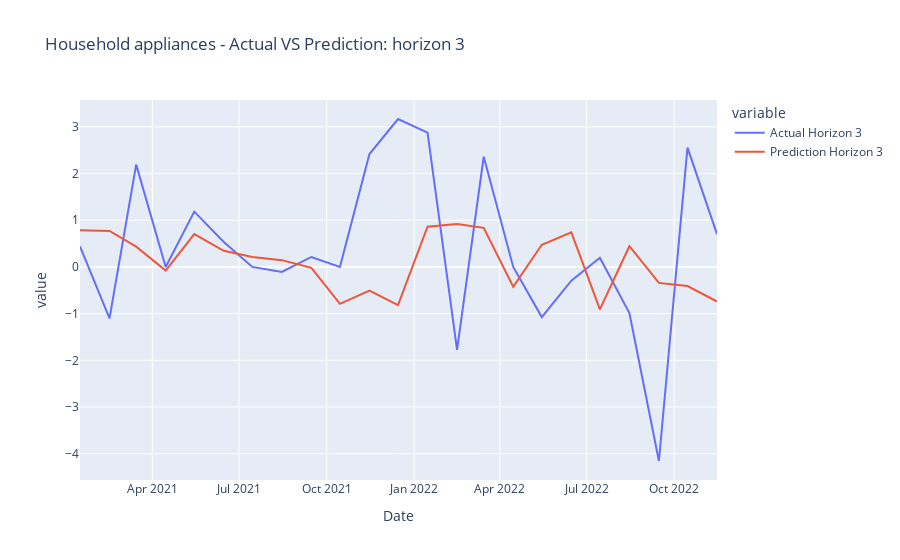
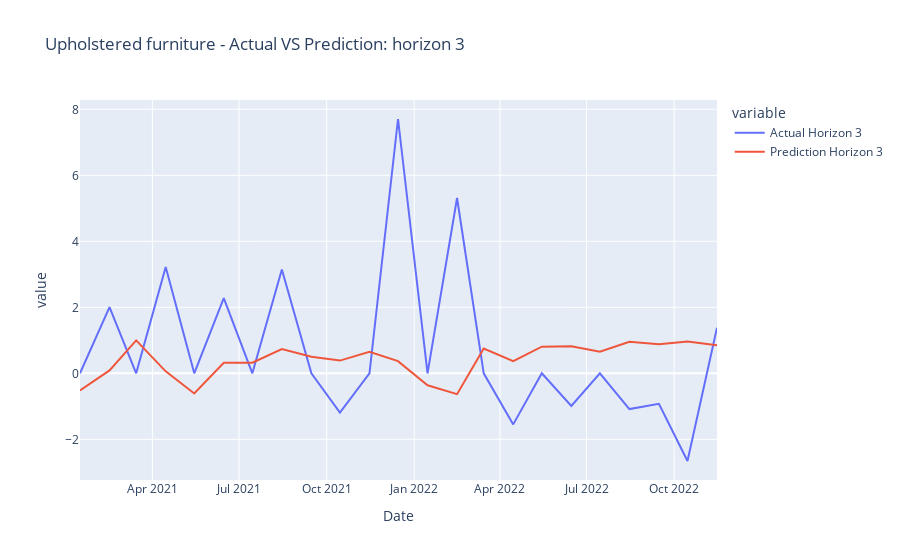
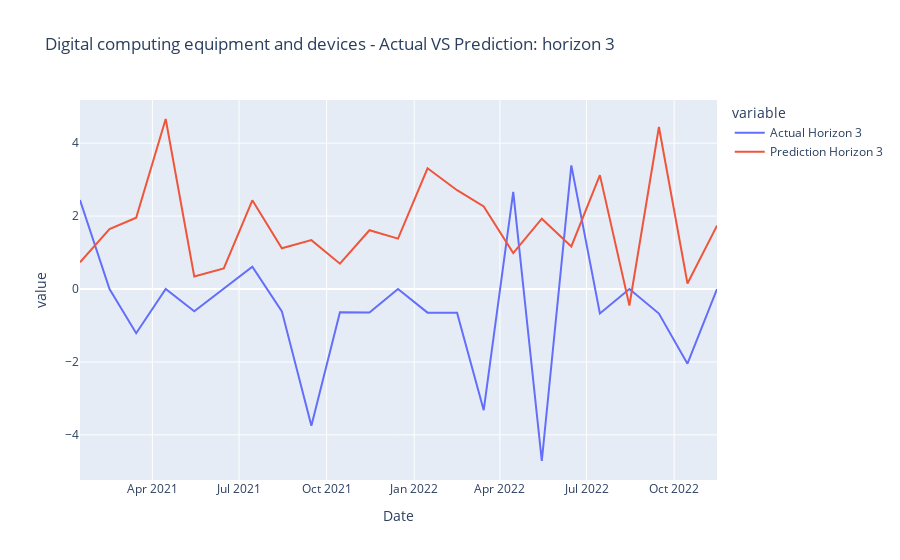
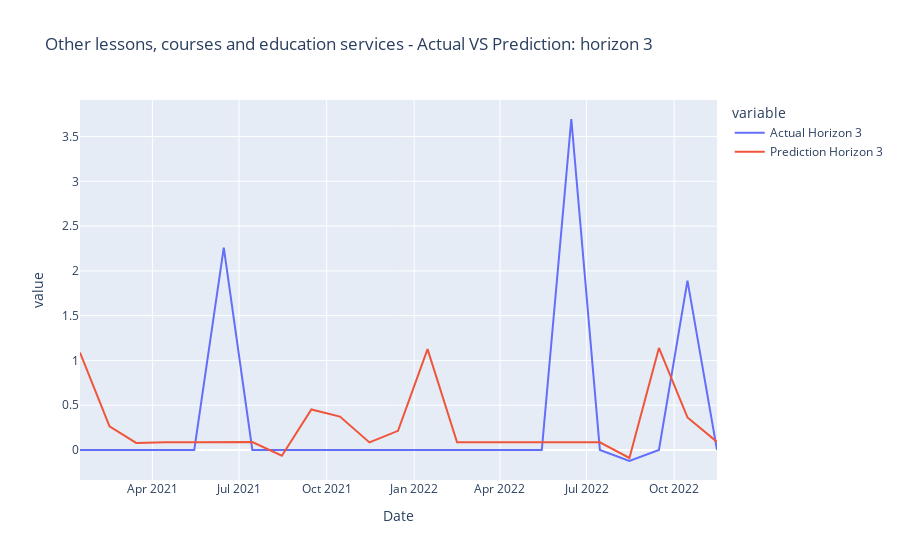

These figures' notebook cell, in order:
### Code cell
#categories = list(all_data_test_dict_hor_3.keys())
plot_results_horizon(all_data_test_dict_hor_3, categories, 3)

### Figure 1 — Plotly figure (JSON) as saved in the notebook; plotly's stock layout.template omitted (floating-point values rounded to 4 significant figures)
{"data": [{"hovertemplate": "variable=Actual Horizon 3<br>Date=%{x}<br>value=%{y}<extra></extra>", "legendgroup": "Actual Horizon 3", "line": {"color": "#636efa", "dash": "solid"}, "marker": {"symbol": "circle"}, "mode": "lines", "name": "Actual Horizon 3", "orientation": "v", "showlegend": true, "type": "scatter", "x": ["2021-01-15", "2021-02-15", "2021-03-15", "2021-04-15", "2021-05-15", "2021-06-15", "2021-07-15", "2021-08-15", "2021-09-15", "2021-10-15", "2021-11-15", "2021-12-15", "2022-01-15", "2022-02-15", "2022-03-15", "2022-04-15", "2022-05-15", "2022-06-15", "2022-07-15", "2022-08-15", "2022-09-15", "2022-10-15", "2022-11-15", null, null, null], "xaxis": "x", "y": [0.4391, -1.101, 2.191, 0, 1.185, 0.5339, 0, -0.1066, 0.213, 0, 2.417, 3.168, 2.876, -1.775, 2.36, 0, -1.075, -0.2951, 0.1969, -0.9882, -4.157, 2.555, 0.7039, null, null, null], "yaxis": "y"}, {"hovertemplate": "variable=Prediction Horizon 3<br>Date=%{x}<br>value=%{y}<extra></extra>", "legendgroup": "Prediction Horizon 3", "line": {"color": "#EF553B", "dash": "solid"}, "marker": {"symbol": "circle"}, "mode": "lines", "name": "Prediction Horizon 3", "orientation": "v", "showlegend": true, "type": "scatter", "x": ["2021-01-15", "2021-02-15", "2021-03-15", "2021-04-15", "2021-05-15", "2021-06-15", "2021-07-15", "2021-08-15", "2021-09-15", "2021-10-15", "2021-11-15", "2021-12-15", "2022-01-15", "2022-02-15", "2022-03-15", "2022-04-15", "2022-05-15", "2022-06-15", "2022-07-15", "2022-08-15", "2022-09-15", "2022-10-15", "2022-11-15", null, null, null], "xaxis": "x", "y": [0.7835, 0.7719, 0.4352, -0.0798, 0.7048, 0.3451, 0.2131, 0.1452, -0.02079, -0.7897, -0.506, -0.8181, 0.8611, 0.9177, 0.8373, -0.425, 0.4754, 0.7389, -0.9089, 0.4436, -0.3417, -0.4096, -0.7403, 0.6566, -0.1565, null], "yaxis": "y"}], "layout": {"legend": {"title": {"text": "variable"}, "tracegroupgap": 0}, "title": {"text": "Household appliances - Actual VS Prediction: horizon 3"}, "xaxis": {"anchor": "y", "domain": [0, 1], "title": {"text": "Date"}}, "yaxis": {"anchor": "x", "domain": [0, 1], "title": {"text": "value"}}}}

### Figure 2 — Plotly figure (JSON) as saved in the notebook; plotly's stock layout.template omitted (floating-point values rounded to 4 significant figures)
{"data": [{"hovertemplate": "variable=Actual Horizon 3<br>Date=%{x}<br>value=%{y}<extra></extra>", "legendgroup": "Actual Horizon 3", "line": {"color": "#636efa", "dash": "solid"}, "marker": {"symbol": "circle"}, "mode": "lines", "name": "Actual Horizon 3", "orientation": "v", "showlegend": true, "type": "scatter", "x": ["2021-01-15", "2021-02-15", "2021-03-15", "2021-04-15", "2021-05-15", "2021-06-15", "2021-07-15", "2021-08-15", "2021-09-15", "2021-10-15", "2021-11-15", "2021-12-15", "2022-01-15", "2022-02-15", "2022-03-15", "2022-04-15", "2022-05-15", "2022-06-15", "2022-07-15", "2022-08-15", "2022-09-15", "2022-10-15", "2022-11-15", null, null, null], "xaxis": "x", "y": [0, 2.004, 0, 3.221, 0, 2.279, 0, 3.143, 0, -1.19, 0, 7.706, 0, 5.312, 0, -1.548, 0, -0.9901, 0, -1.084, -0.9263, -2.658, 1.381, null, null, null], "yaxis": "y"}, {"hovertemplate": "variable=Prediction Horizon 3<br>Date=%{x}<br>value=%{y}<extra></extra>", "legendgroup": "Prediction Horizon 3", "line": {"color": "#EF553B", "dash": "solid"}, "marker": {"symbol": "circle"}, "mode": "lines", "name": "Prediction Horizon 3", "orientation": "v", "showlegend": true, "type": "scatter", "x": ["2021-01-15", "2021-02-15", "2021-03-15", "2021-04-15", "2021-05-15", "2021-06-15", "2021-07-15", "2021-08-15", "2021-09-15", "2021-10-15", "2021-11-15", "2021-12-15", "2022-01-15", "2022-02-15", "2022-03-15", "2022-04-15", "2022-05-15", "2022-06-15", "2022-07-15", "2022-08-15", "2022-09-15", "2022-10-15", "2022-11-15", null, null, null], "xaxis": "x", "y": [-0.5224, 0.08792, 0.9966, 0.05985, -0.6114, 0.32, 0.3211, 0.7345, 0.4998, 0.385, 0.6499, 0.3681, -0.364, -0.6329, 0.7515, 0.3711, 0.8065, 0.8186, 0.6512, 0.9532, 0.8775, 0.9667, 0.851, -0.1289, -0.6058, null], "yaxis": "y"}], "layout": {"legend": {"title": {"text": "variable"}, "tracegroupgap": 0}, "title": {"text": "Upholstered furniture - Actual VS Prediction: horizon 3"}, "xaxis": {"anchor": "y", "domain": [0, 1], "title": {"text": "Date"}}, "yaxis": {"anchor": "x", "domain": [0, 1], "title": {"text": "value"}}}}

### Figure 3 — Plotly figure (JSON) as saved in the notebook; plotly's stock layout.template omitted (floating-point values rounded to 4 significant figures)
{"data": [{"hovertemplate": "variable=Actual Horizon 3<br>Date=%{x}<br>value=%{y}<extra></extra>", "legendgroup": "Actual Horizon 3", "line": {"color": "#636efa", "dash": "solid"}, "marker": {"symbol": "circle"}, "mode": "lines", "name": "Actual Horizon 3", "orientation": "v", "showlegend": true, "type": "scatter", "x": ["2021-01-15", "2021-02-15", "2021-03-15", "2021-04-15", "2021-05-15", "2021-06-15", "2021-07-15", "2021-08-15", "2021-09-15", "2021-10-15", "2021-11-15", "2021-12-15", "2022-01-15", "2022-02-15", "2022-03-15", "2022-04-15", "2022-05-15", "2022-06-15", "2022-07-15", "2022-08-15", "2022-09-15", "2022-10-15", "2022-11-15", null, null, null], "xaxis": "x", "y": [2.439, 0, -1.212, 0, -0.6116, 0, 0.6116, -0.6116, -3.75, -0.639, -0.6431, 0, -0.6473, -0.6515, -3.323, 2.667, -4.715, 3.39, -0.6689, 0, -0.6734, -2.048, 0, null, null, null], "yaxis": "y"}, {"hovertemplate": "variable=Prediction Horizon 3<br>Date=%{x}<br>value=%{y}<extra></extra>", "legendgroup": "Prediction Horizon 3", "line": {"color": "#EF553B", "dash": "solid"}, "marker": {"symbol": "circle"}, "mode": "lines", "name": "Prediction Horizon 3", "orientation": "v", "showlegend": true, "type": "scatter", "x": ["2021-01-15", "2021-02-15", "2021-03-15", "2021-04-15", "2021-05-15", "2021-06-15", "2021-07-15", "2021-08-15", "2021-09-15", "2021-10-15", "2021-11-15", "2021-12-15", "2022-01-15", "2022-02-15", "2022-03-15", "2022-04-15", "2022-05-15", "2022-06-15", "2022-07-15", "2022-08-15", "2022-09-15", "2022-10-15", "2022-11-15", null, null, null], "xaxis": "x", "y": [0.7348, 1.644, 1.955, 4.662, 0.3442, 0.5659, 2.432, 1.117, 1.34, 0.6952, 1.612, 1.382, 3.311, 2.71, 2.265, 0.986, 1.929, 1.168, 3.123, -0.451, 4.444, 0.1518, 1.74, 1.357, 1.444, null], "yaxis": "y"}], "layout": {"legend": {"title": {"text": "variable"}, "tracegroupgap": 0}, "title": {"text": "Digital computing equipment and devices - Actual VS Prediction: horizon 3"}, "xaxis": {"anchor": "y", "domain": [0, 1], "title": {"text": "Date"}}, "yaxis": {"anchor": "x", "domain": [0, 1], "title": {"text": "value"}}}}

### Figure 4 — Plotly figure (JSON) as saved in the notebook; plotly's stock layout.template omitted (floating-point values rounded to 4 significant figures)
{"data": [{"hovertemplate": "variable=Actual Horizon 3<br>Date=%{x}<br>value=%{y}<extra></extra>", "legendgroup": "Actual Horizon 3", "line": {"color": "#636efa", "dash": "solid"}, "marker": {"symbol": "circle"}, "mode": "lines", "name": "Actual Horizon 3", "orientation": "v", "showlegend": true, "type": "scatter", "x": ["2021-01-15", "2021-02-15", "2021-03-15", "2021-04-15", "2021-05-15", "2021-06-15", "2021-07-15", "2021-08-15", "2021-09-15", "2021-10-15", "2021-11-15", "2021-12-15", "2022-01-15", "2022-02-15", "2022-03-15", "2022-04-15", "2022-05-15", "2022-06-15", "2022-07-15", "2022-08-15", "2022-09-15", "2022-10-15", "2022-11-15", null, null, null], "xaxis": "x", "y": [0, 0, 0, 0, 0, 2.259, 0, 0, 0, 0, 0, 0, 0, 0, 0, 0, 0, 3.696, 0, -0.1231, 0, 1.891, 0, null, null, null], "yaxis": "y"}, {"hovertemplate": "variable=Prediction Horizon 3<br>Date=%{x}<br>value=%{y}<extra></extra>", "legendgroup": "Prediction Horizon 3", "line": {"color": "#EF553B", "dash": "solid"}, "marker": {"symbol": "circle"}, "mode": "lines", "name": "Prediction Horizon 3", "orientation": "v", "showlegend": true, "type": "scatter", "x": ["2021-01-15", "2021-02-15", "2021-03-15", "2021-04-15", "2021-05-15", "2021-06-15", "2021-07-15", "2021-08-15", "2021-09-15", "2021-10-15", "2021-11-15", "2021-12-15", "2022-01-15", "2022-02-15", "2022-03-15", "2022-04-15", "2022-05-15", "2022-06-15", "2022-07-15", "2022-08-15", "2022-09-15", "2022-10-15", "2022-11-15", null, null, null], "xaxis": "x", "y": [1.087, 0.2632, 0.07909, 0.08748, 0.08705, 0.08747, 0.08922, -0.0643, 0.4525, 0.3725, 0.08441, 0.2139, 1.127, 0.08538, 0.08543, 0.08543, 0.08533, 0.08515, 0.08574, -0.08903, 1.139, 0.363, 0.09007, -0.08281, 0.08168, null], "yaxis": "y"}], "layout": {"legend": {"title": {"text": "variable"}, "tracegroupgap": 0}, "title": {"text": "Other lessons, courses and education services - Actual VS Prediction: horizon 3"}, "xaxis": {"anchor": "y", "domain": [0, 1], "title": {"text": "Date"}}, "yaxis": {"anchor": "x", "domain": [0, 1], "title": {"text": "value"}}}}
